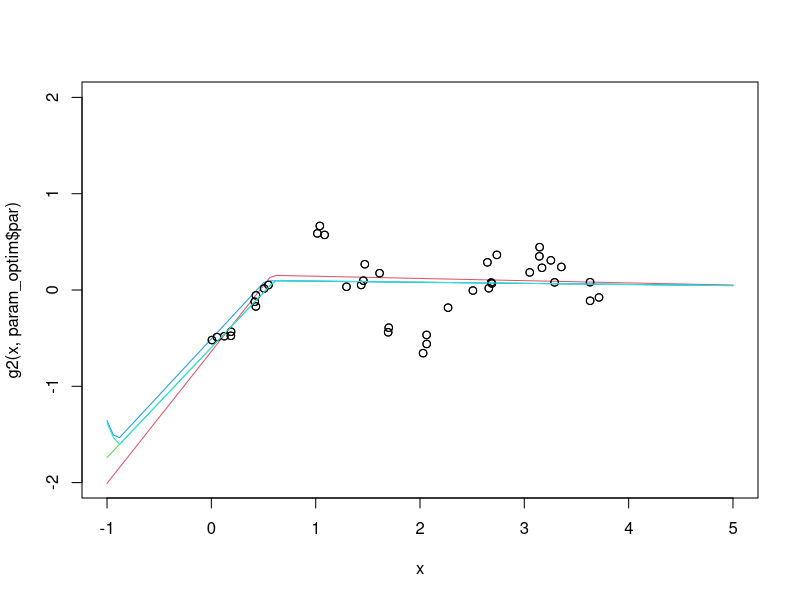

The R source for this figure:
#this fike defines piecewise linear regression

###########
#make data
###########
f<-function(x){
    if(x<=0){
        return(1)
    }else if(x<=1){
        return(x+1)
    }else if(x<=2){
        return(-x+3)
    }else if(x<=3){
        return(x-1)
    }else if(x<=4){
        return(-x+5)
    }else{
        return(1)
    }
}

f2<-function(x) sapply(x,f)

len_x<-40
x<-rep(0:3,10)+runif(len_x)
y<-f2(x)+rnorm(len_x,sd=1/9)-1.5

##########
#set regression
##########
len_section<-3
w<-numeric((len_section+1)*2)
g<- function(x,w){
    break_point<-0
    value<-w[1]*x+w[len_section+2]
    for(i in 1:len_section){
        break_point<-w[len_section+2+i]
        value<-value+w[i+1]*max(x-break_point,0)
    }
    return(value)
}

g2<-function(x,w)sapply(x,g,w=w)

utility<-function(x,y,w){
    sum((y-g2(x,w))^2)
}

utility2<-function(w){
    utility(x,y,w)
}

param_set<-c(numeric(len_section+2), (0:(len_section-1)))

param_optim <-optim(par=param_set      ,fn=utility2,method="SANN")
curve(g2(x,param_optim$par),xlim=c(-1,5),ylim=c(-2,2),col=2)
points(x,y,col=1)

param_optim2<-optim(par=param_optim$par,fn=utility2,method="BFGS")
curve(g2(x,param_optim2$par),col=3,add=T)
print(param_optim2)

param_optim <-optim(par=param_set      ,fn=utility2,method="SANN")
curve(g2(x,param_optim$par),col=4,add=T)
points(x,y,col=1)

param_optim2<-optim(par=param_optim$par,fn=utility2,method="BFGS")
curve(g2(x,param_optim2$par),col=5,add=T)
print(param_optim2)
